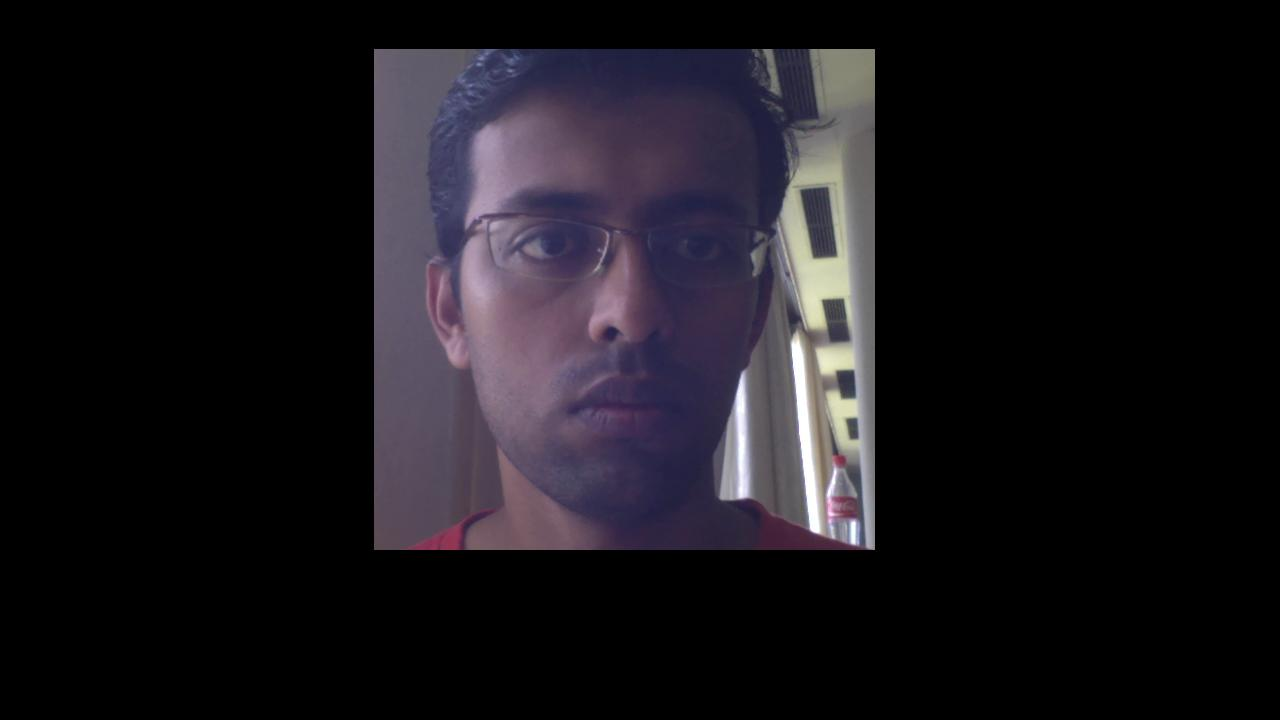
#> input picture P2/4. Eyes and gaze/Izquierda6.jpg, 1280 x 720 px, found by its file name
$ python p.py
#> lines starting #> are read from the running program, lines starting #| are printed output that depends on the picture; after the words box and inside, x2 and y2 are one past the last pixel; in counts of white or black regions, pixels touching at a corner belong together
import numpy as np
import cv2

ruta = '4. Eyes and gaze'


def detect(image):

#> called with image = '4. Eyes and gaze\\Izquierda6.jpg'
    face_cascade = cv2.CascadeClassifier('haarcascade_frontalface_alt.xml')
    eye_cascade = cv2.CascadeClassifier('haarcascade_eye.xml')
    img = cv2.imread(image)
#> img is the input picture: shape (720, 1280, 3); mean B, G, R 27.2, 22.1, 24.9
    gray = cv2.cvtColor(img, cv2.COLOR_BGR2GRAY)
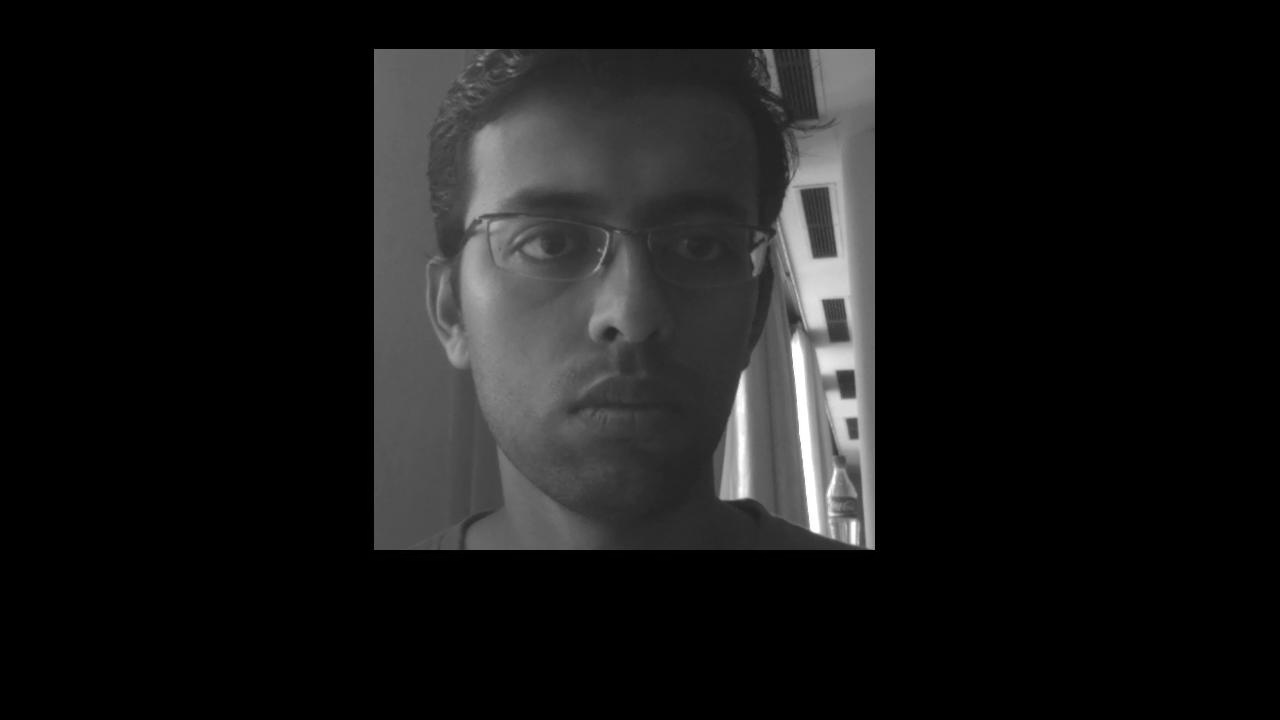
#> gray: shape (720, 1280); min 0, max 255, mean 23.5
    scale_factor=1.3
    min_neighbors=3
    faces = face_cascade.detectMultiScale(gray, scale_factor, min_neighbors)    #usa la imagen en escala de grises para detectar mejor
#> faces = [[402, 99, 412, 412]]
    look = 'undefined'
    for (x,y,w,h) in faces:
        img = cv2.rectangle(img,(x,y),(x+w,y+h),(255,0,0),2)
        roi_gray = gray[y:y+h, x:x+w]   #selecciona las regiones de interes dentro de la cara en escala de grises y detectar los ojos
        roi_color = img[y:y+h, x:x+w]   #idem al anterior pero en color para dibujar los rectangulos en color
        eyes = eye_cascade.detectMultiScale(roi_color,scale_factor,min_neighbors)
        for (ex,ey,ew,eh) in eyes:
            eye = cv2.rectangle(roi_color,(ex,ey),(ex+ew,ey+eh),(0,255,0),2) #para marcar los ojos en la imagen en color
            eye = eye[ey:ey+eh,ex:ex+ew] #aqui seleccionamos el contorno de cada ojo
            #eye = eye[ey:ey+eh,ex:ex+ew]
            leftPartEye = eye[:,:int(round(eye.shape[1]/2))]
            rightPartEye = eye[:,int(round(eye.shape[1]/2)):]
            #show(leftPartEye,"")
            #show(rightPartEye,"")
            if ((np.sum(leftPartEye == [100,100,100]))>(np.sum(rightPartEye ==  [100,100,100]))):
                look = 'Left'
            else:
                look = 'Right'
#> this loop made 1 pass
#> (x, y, w, h, eyes) on pass 1: (402, 99, 412, 412, [[89, 93, 111, 111]])
#> pass 1, in detect, `img = cv2.rectangle(img,(x,y),(x+w,y+h),(255,0,0),2)`:
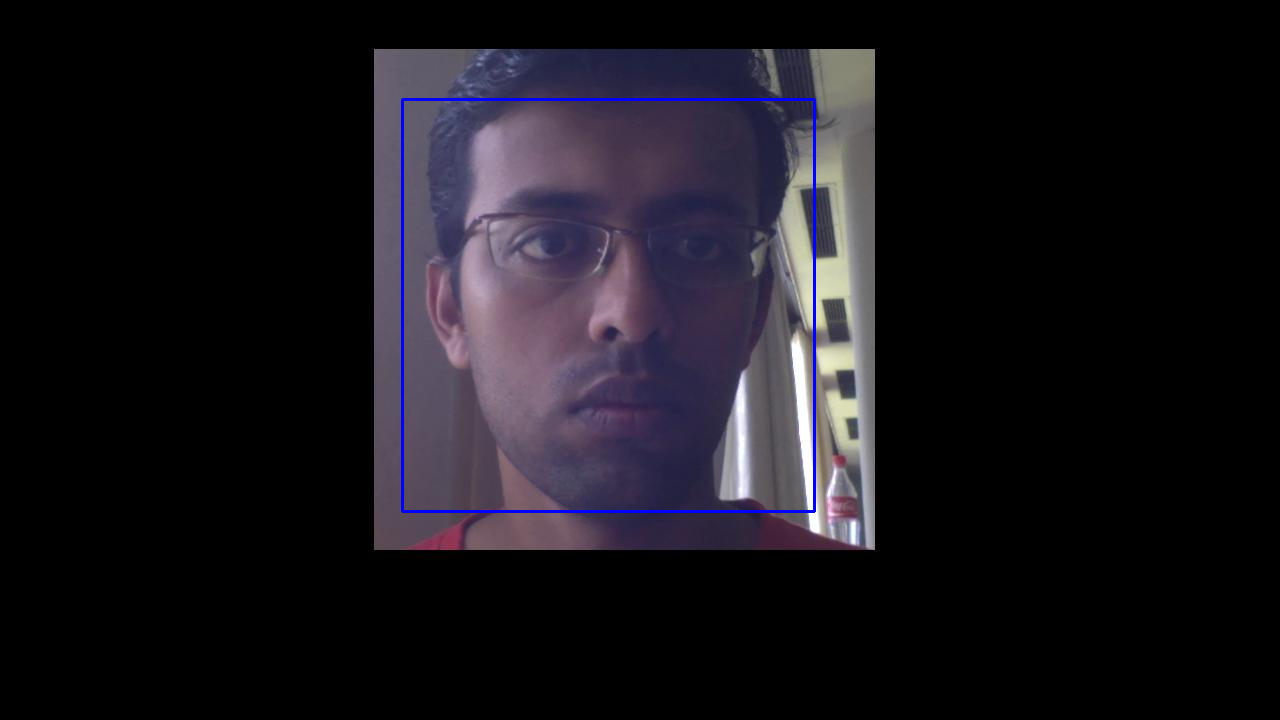
#> img: shape (720, 1280, 3); 0.54% of pixels changed, all inside (x1, y1, x2, y2) = (401, 98, 816, 513)
#> pass 1, in detect, `roi_gray = gray[y:y+h, x:x+w]`:
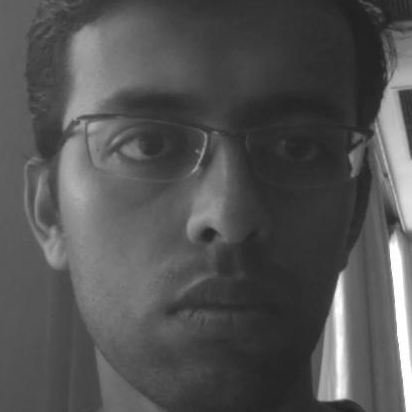
#> roi_gray: shape (412, 412); min 30, max 255, mean 82.9
#> pass 1, in detect, `roi_color = img[y:y+h, x:x+w]`:
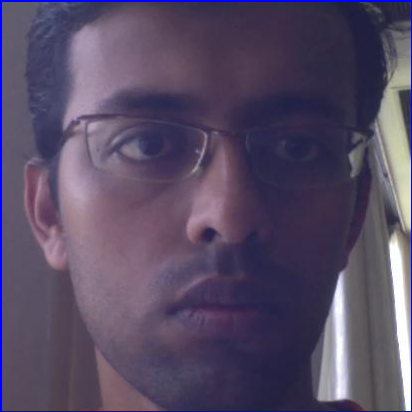
#> roi_color: shape (412, 412, 3); mean B, G, R 101.1, 75.8, 87.2
#> after the loop:
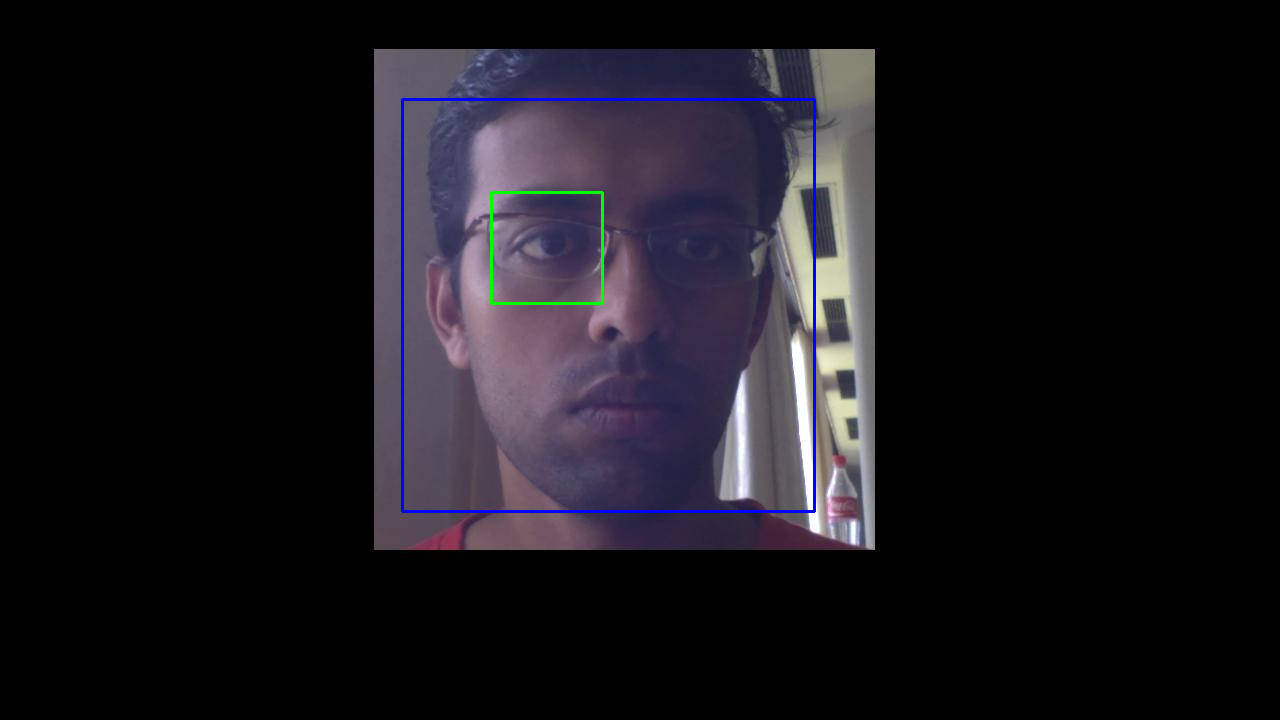
#> img: shape (720, 1280, 3); 0.14% of pixels changed, all inside (x1, y1, x2, y2) = (490, 191, 604, 305)
#> after the loop:
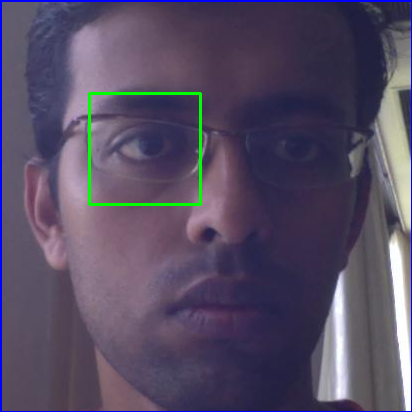
#> roi_color: shape (412, 412, 3); 0.78% of pixels changed, all inside (x1, y1, x2, y2) = (88, 92, 202, 206)
    return img,look

def show(image,side):
    font                   = cv2.FONT_HERSHEY_SIMPLEX
    bottomLeftCornerOfText = (10,500)
    fontScale              = 1
    fontColor              = (255,255,255)
    lineType               = 2
    cv2.putText(image,side, bottomLeftCornerOfText, font, fontScale,fontColor,lineType)
    cv2.imshow(side,image)
    k = cv2.waitKey(0)
    if k == 27:         # wait for ESC key to exit
        cv2.destroyAllWindows()
imagen = '\Izquierda6.jpg'
img,side = detect(ruta+imagen)
#> side = 'Left'
show(img,side)
#> (key Esc is pressed here)

$ run again, with P2/4. Eyes and gaze/Izquierda1.jpg copied over P2/4. Eyes and gaze/Izquierda6.jpg
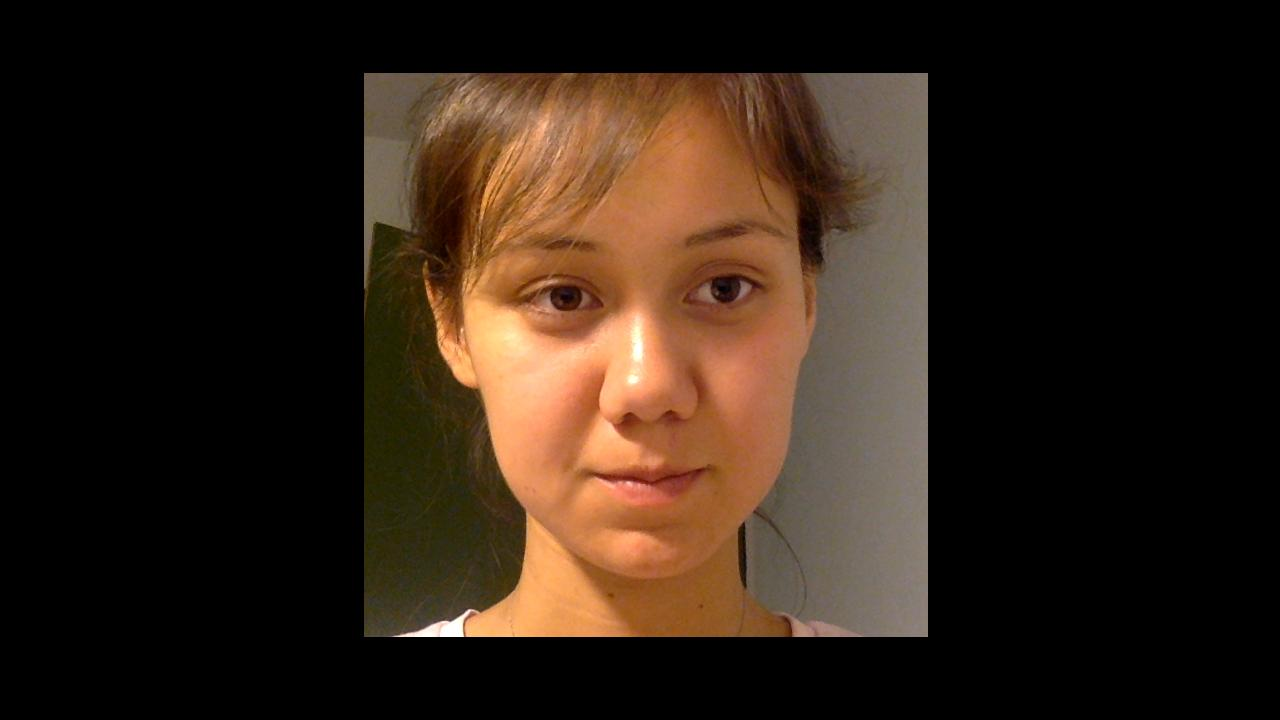
#> input picture P2/4. Eyes and gaze/Izquierda1.jpg, 1280 x 720 px, found by its file name
#> in detect, img is the input picture: shape (720, 1280, 3); mean B, G, R 21.8, 33.1, 47.4
#> faces = [[422, 128, 440, 440]]
#> the loop in detect, `for (x,y,w,h) in faces:` made 1 pass
#> (x, y, w, h, eyes) on pass 1: (422, 128, 440, 440, [[253, 115, 91, 91], [89, 124, 92, 92]])
#> after the loop in detect, `for (x,y,w,h) in faces:`:
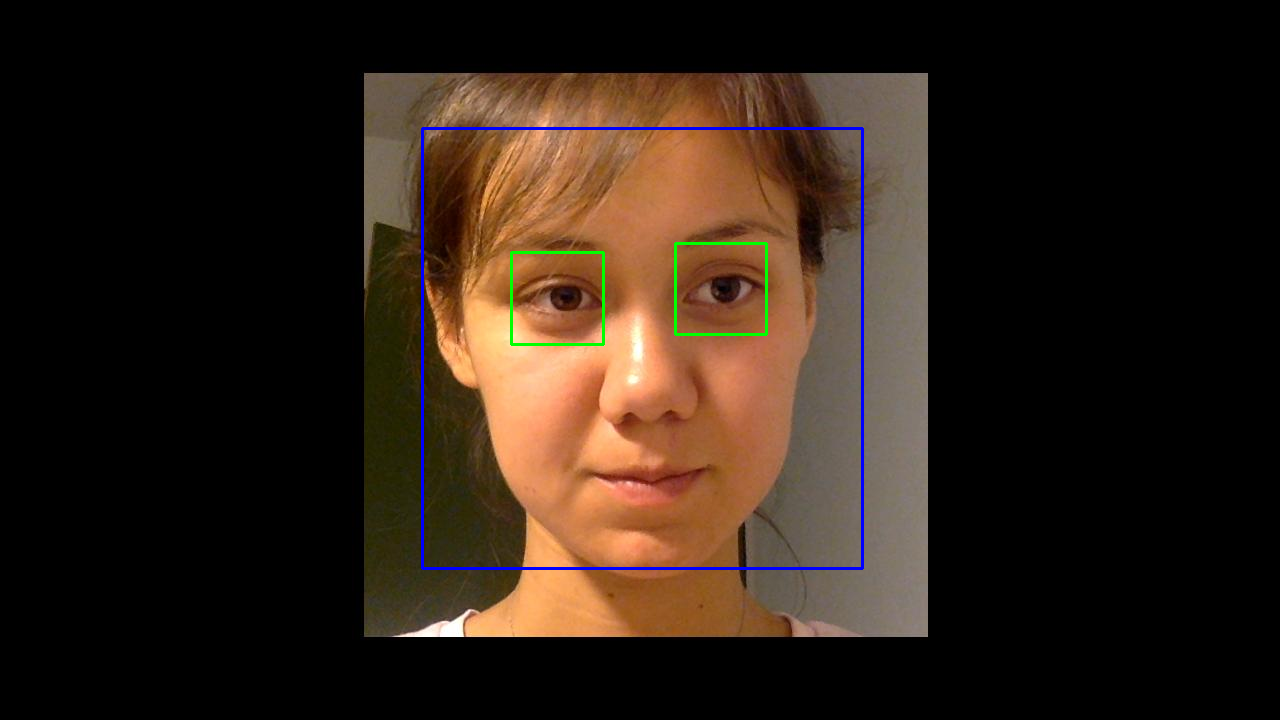
#> img: shape (720, 1280, 3); mean B, G, R 22.8, 33, 46.4
#> after the loop in detect, `for (x,y,w,h) in faces:`:
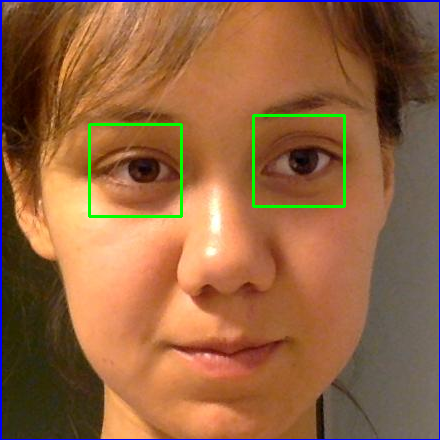
#> roi_color: shape (440, 440, 3); mean B, G, R 64.2, 99.7, 148.2
#> side = 'Left'

$ run again, with P2/4. Eyes and gaze/Izquierda10.jpg copied over P2/4. Eyes and gaze/Izquierda6.jpg
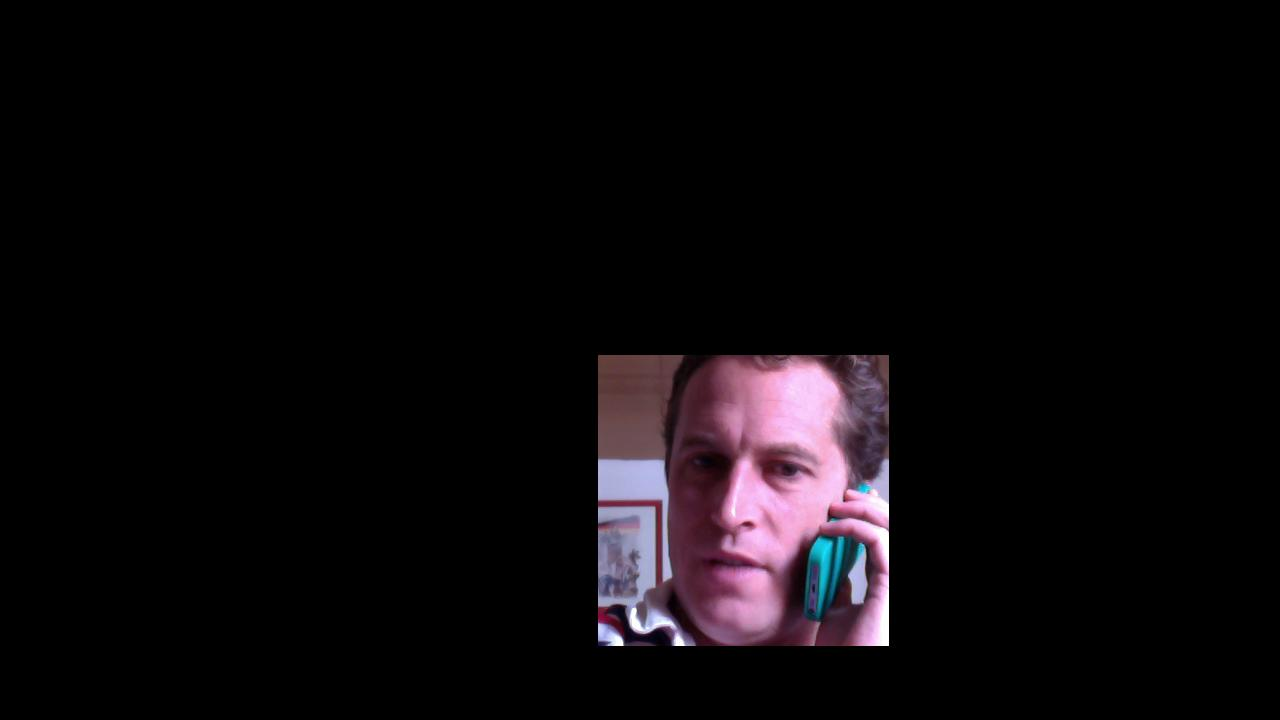
#> input picture P2/4. Eyes and gaze/Izquierda10.jpg, 1280 x 720 px, found by its file name
#> in detect, img is the input picture: shape (720, 1280, 3); mean B, G, R 11.5, 9.1, 12.4
#> faces = [[638, 384, 214, 214]]
#> the loop in detect, `for (x,y,w,h) in faces:` made 1 pass
#> (x, y, w, h, eyes) on pass 1: (638, 384, 214, 214, [[38, 54, 51, 51], [85, 37, 89, 89]])
#> after the loop in detect, `for (x,y,w,h) in faces:`:
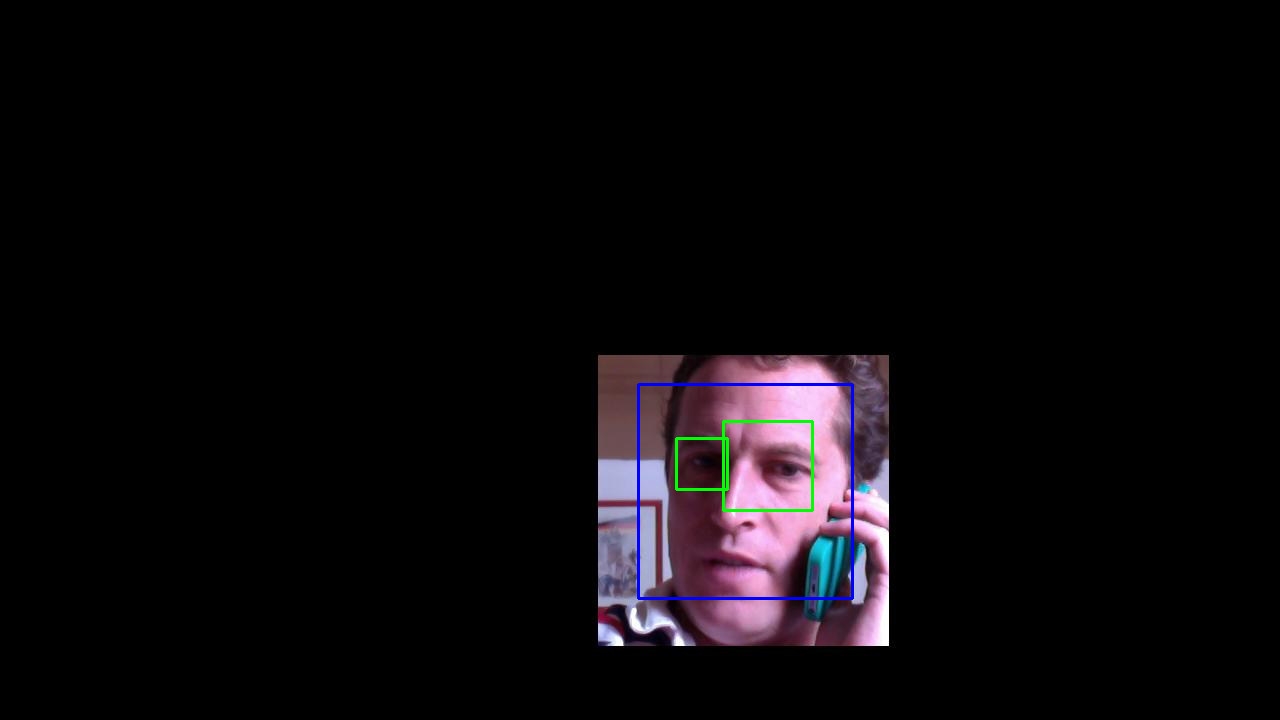
#> img: shape (720, 1280, 3); mean B, G, R 11.6, 9.1, 11.7
#> after the loop in detect, `for (x,y,w,h) in faces:`:
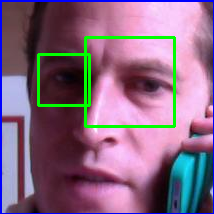
#> roi_color: shape (214, 214, 3); mean B, G, R 130.1, 105.3, 135.3
#> side = 'Left'
